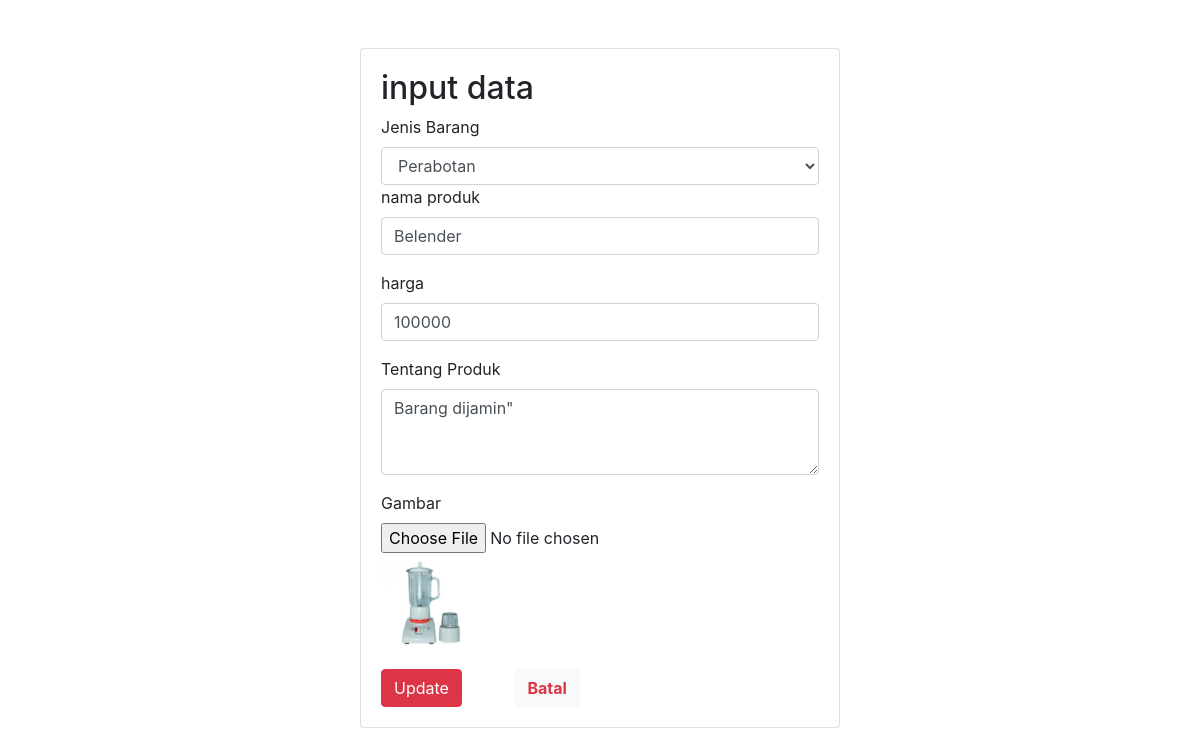
The app's page /edit.php?id=78 with its own data.
### tables this page shows
CREATE TABLE `tb_gambar` (
  `id_gambar` int(11) NOT NULL,
  `nama` varchar(50) NOT NULL,
  `file` varchar(150) DEFAULT NULL,
  `jenis_produk` varchar(50) DEFAULT NULL,
  `harga` bigint(20) DEFAULT NULL,
  `deskripsi` varchar(1000) DEFAULT NULL
);

### edit.php (the view, shortened to what this page needs)
<?php
    include 'db.php';
    $data = mysqli_query($conn, "SELECT * FROM tb_gambar WHERE id_gambar = '".$_GET['id']."'");
    $r = mysqli_fetch_array($data);
    $n = $r['nama'];
    $f = $r['file'];
    $j = $r['jenis_produk'];
    $h = $r['harga'];
    $d = $r['deskripsi'];
?>
<!DOCTYPE html>
<html lang="en">
<head>
    <link rel="stylesheet" href="asset/css/bootstrap.min.css">
    <link rel="stylesheet" href="asset/css/all.css">
</head>
<body>
    <div class="container mt-5">
        <div class="row">
            <div class="col-12">
                <form action="" method="POST" enctype="multipart/form-data">
                <div class="card mx-auto" style="width: 30rem;">
                    <div class="card-body">
                        <h2>input data</h2>
                                <label for="exampleFormControlSelect1">Jenis Barang</label>
                                <select class="form-control" name="jenis_produk">
                                    <option><?php echo $j; ?></option>
                                </select>
                                <div class="form-group">
                                    <label for="exampleInputEmail1">nama produk</label>
                                    <input type="text" name="nama" class="form-control" required value="<?php echo $n; ?>">
                                </div>
                                <div class="form-group">
                                    <label for="exampleInputEmail1">harga</label>
                                    <input type="number" name="harga" class="form-control" required value="<?php echo $h; ?>">
                                </div>
                                <div class="form-group">
                                    <label for="exampleFormControlTextarea1">Tentang Produk</label>
                                    <textarea class="form-control" required name="deskripsi" rows="3"><?php echo $d; ?>"</textarea>
                                </div>
                                <div>
                                    <label for="exampleInputEmail1">Gambar</label>
                                    <br>
                                    <input type="file" name="gambar">
                                </div>
                                <div>
                                <div>
                                    <img src="uploads/<?php echo $f; ?>" width="100px" height="100px">
                                </div>
                                <button type="submit" class="btn btn-danger mt-3" name="kirim">Update</button>
                                <a href="delete.php" class="btn btn-light text-danger ml-5 mt-3"><b>Batal</b></a>
                        </div>
                    </div>
                </form>
            </div>
        </div>
    </div>
</body>
</html>

### records on screen
tb_gambar: jenis_produk "Perabotan", nama "Belender", harga "100000", deskripsi "Barang dijamin\"", file (picture)
